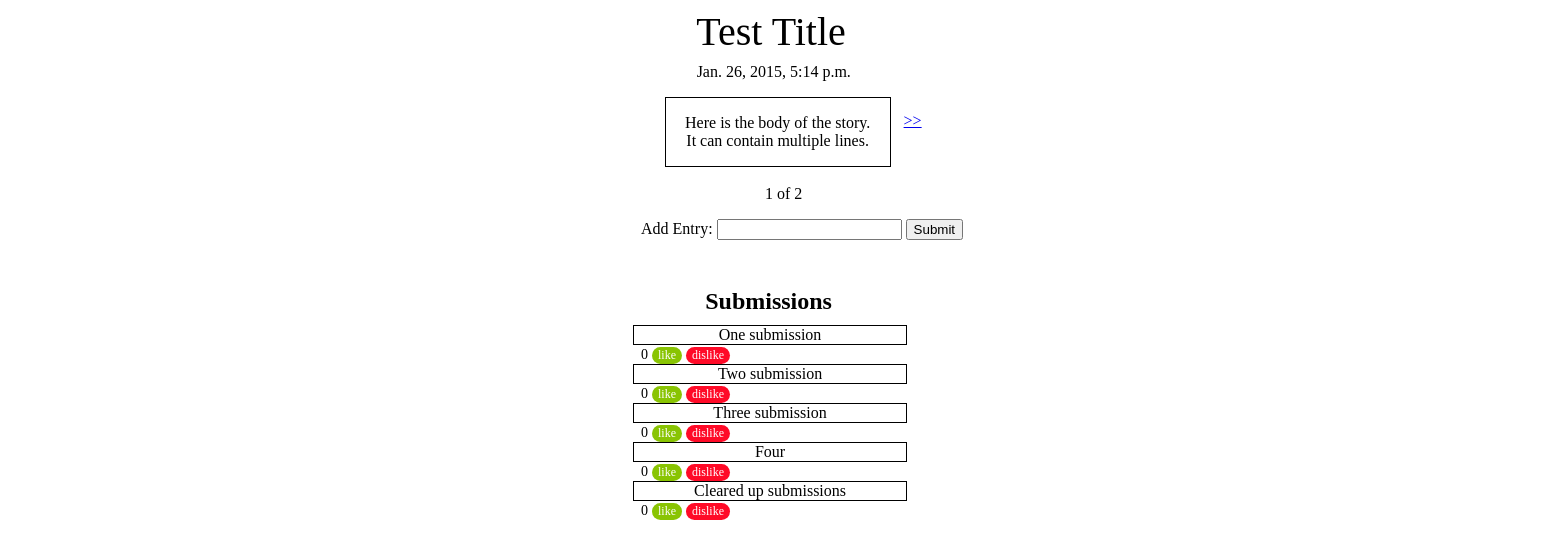
The app's page /1, older data.
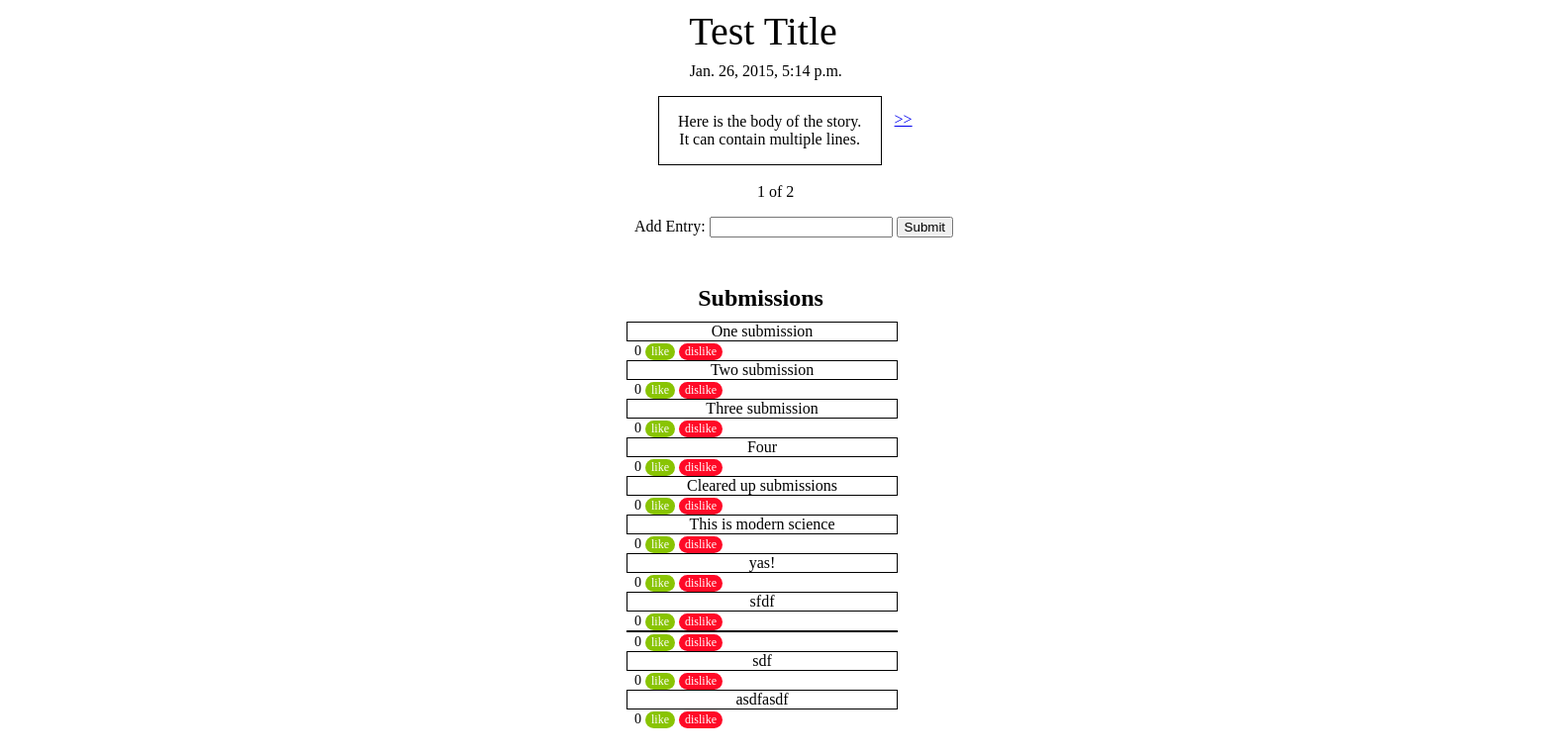
The same page, newer data.
### blogapp/models.py (models this page shows, shortened)
class Story(models.Model):
    title = models.CharField(max_length=140)
    body = models.TextField()
    date = models.DateTimeField()

class Submission(models.Model):
    story = models.ForeignKey(Story)
    text = models.CharField(max_length=140)
    votes = models.IntegerField(default=0)
    date = models.DateTimeField()

### blogapp/views.py (the view)
# urls.py: url(r'^(?P<page>\d+)$', views.main, name='main'),
def main(request, page):
    stories = Story.objects.all().order_by('-date')
    submissions = Submission.objects.all()
    paginator = Paginator(stories, 1)
    try:
        stories = paginator.page(page)
    except (InvalidPage, EmptyPage):
        stories = paginator.page(paginator.num_pages)
    return render(request, 'blogapp/main.html', dict(stories=stories, submissions=submissions))

### blogapp/templates/blogapp/main.html (shortened to what this page needs)
{% load staticfiles %}
<!DOCTYPE html>
<html>
<head lang="en">
    <link rel="stylesheet" type="text/css" href="{% static 'blogapp/style.css' %}" />
</head>
<body>
    <div id="story">
        {% for story in stories %}
            <div class="title">
                <div class= "title_text"> {{ story.title }} </div>
            </div>
                <ul>
                    <div class="time">{{ story.date }}</div>
                    <div class="body">{{ story.body|linebreaks }}</div>
                </ul>
             <span class="current">
                <div class= "current">
                &nbsp;{{ stories.number }} of {{ stories.paginator.num_pages }}
                </div>
            </span>
            <div class= "add_submission">
            <form action='{{ stories.number }}/submission/' method='post'>{% csrf_token %}
            <p> Add Entry: <input type= "text" name="submission">
            <input type='submit' value='Submit' />
            </form>
            </div>
            <div class= "submissions">
                <div class= "submission_title">
                    <h1> Submissions </h1>
                </div>
                {% for submission in submissions %}
                    {% ifequal submission.story.pk story.pk %}
                        <div class= "submission_box">
                            <div class= "text"> {{submission.text}}</div>
                        </div>
                        <div class="votes">{{ submission.votes }}</div>
                        <form action="{{ stories.number }}/submission/{{ submission.pk }}/like/" style="display:inline-block;" method="post">
                            <input id="like" class="like" type="submit" value="like">
                        </form>
                        <form action="{{ stories.number }}/submission/{{ submission.pk }}/dislike/" style="display:inline-block;" method="post">
                            <input id="dislike" class="dislike" type="submit" value="dislike"/>
                        </form>
                    {% endifequal %}
                {% endfor %}
            </div>
        {% endfor %}
        {% if stories.object_list and stories.paginator.num_pages > 1 %}
        <div class="pagination" style="margin-top: 20px; margin-left: -20px; ">
            <span class="step-links">
                {% if stories.has_next %}
                    <div class= "older_entries">
                    <a href="{{ stories.next_page_number }}"> &gt;&gt; </a>
                    </div>
                {% endif %}
            </span>
        </div>
        {% endif %}
    </div>
</body>
</html>

### blogapp/static/blogapp/style.css (style rules this page uses)
.title { position: relative; font-size: 40px; margin-left: 41%; }
.title_text { text-align: center; width: 6.5em; }
.time { position: relative; margin-left: 41%; left: 2em; }
.time { margin-top: -.5em; }
.body { margin-left: 41%; width: 13em; padding-left: .5em; padding-right: .5em; text-align: center; border: solid; border-width: 1px; margin-top: 1em; }
.current { position: relative; margin-left: 41%; margin-top: -1em; left: 3.75em; }
.older_entries { position: absolute; left: 41%; margin-left: 16.5em; top: 7em; }
.submissions { position: relative; width: 100%; margin-top: 1em; margin-left: 41%; }
.submission_box { position: relative; border: solid; border-width: 1px; width: 17em; margin-left: -.5em; }
.submission_title { font-size: 12px; margin-left: 5.35em; margin-bottom: -.5em; }
.text { text-align: center; }
.votes { font-size: 14px; font-family: Times,serif; display:inline-block; }
.like { font-size:12px; font-family:Times, serif; font-weight:normal; border-radius:16px; border:0px solid #68aa07; background-color:#89c403; color:#ffffff; display:inline-block; }
.dislike { font-size:12px; font-family:Times, serif; font-weight:normal; border-radius:16px; border:0px solid #f04030; background-color: #ff0a27; color:#ffffff; display:inline-block; }
.add_submission { padding-bottom: 1em; margin-left: 41%; }

Row changes from the older to the newer data that the page shows:
added Submission: text "This is modern science", votes "0"
added Submission: text "yas!", votes "0"
added Submission: text "sfdf", votes "0"
added Submission: votes "0"
added Submission: text "sdf", votes "0"
added Submission: text "asdfasdf", votes "0"
